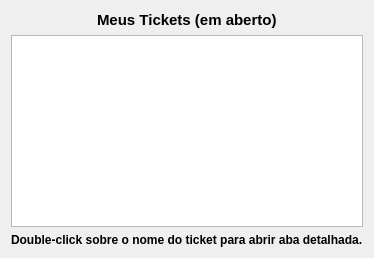
           <widget class="QWidget" name="page_tickets">
            <layout class="QGridLayout" name="gridLayout_5">
             <item row="0" column="0">
              <layout class="QGridLayout" name="gridLayout_38">
               <item row="0" column="0" alignment="Qt::AlignHCenter|Qt::AlignVCenter">
                <widget class="QLabel" name="label_10">
                 <property name="styleSheet">
                  <string notr="true">font-weight:bold;
font-size:15px;</string>
                 </property>
                 <property name="text">
                  <string>Meus Tickets (em aberto)</string>
                 </property>
                </widget>
               </item>
              </layout>
             </item>
             <item row="1" column="0">
              <layout class="QGridLayout" name="gridLayout_37">
               <item row="0" column="0">
                <widget class="QTableWidget" name="lista_tickets"/>
               </item>
               <item row="1" column="0" alignment="Qt::AlignHCenter|Qt::AlignVCenter">
                <widget class="QLabel" name="label_47">
                 <property name="styleSheet">
                  <string notr="true">font-weight: bold;</string>
                 </property>
                 <property name="text">
                  <string>Double-click sobre o nome do ticket para abrir aba detalhada.</string>
                 </property>
                </widget>
               </item>
              </layout>
             </item>
            </layout>
           </widget>
